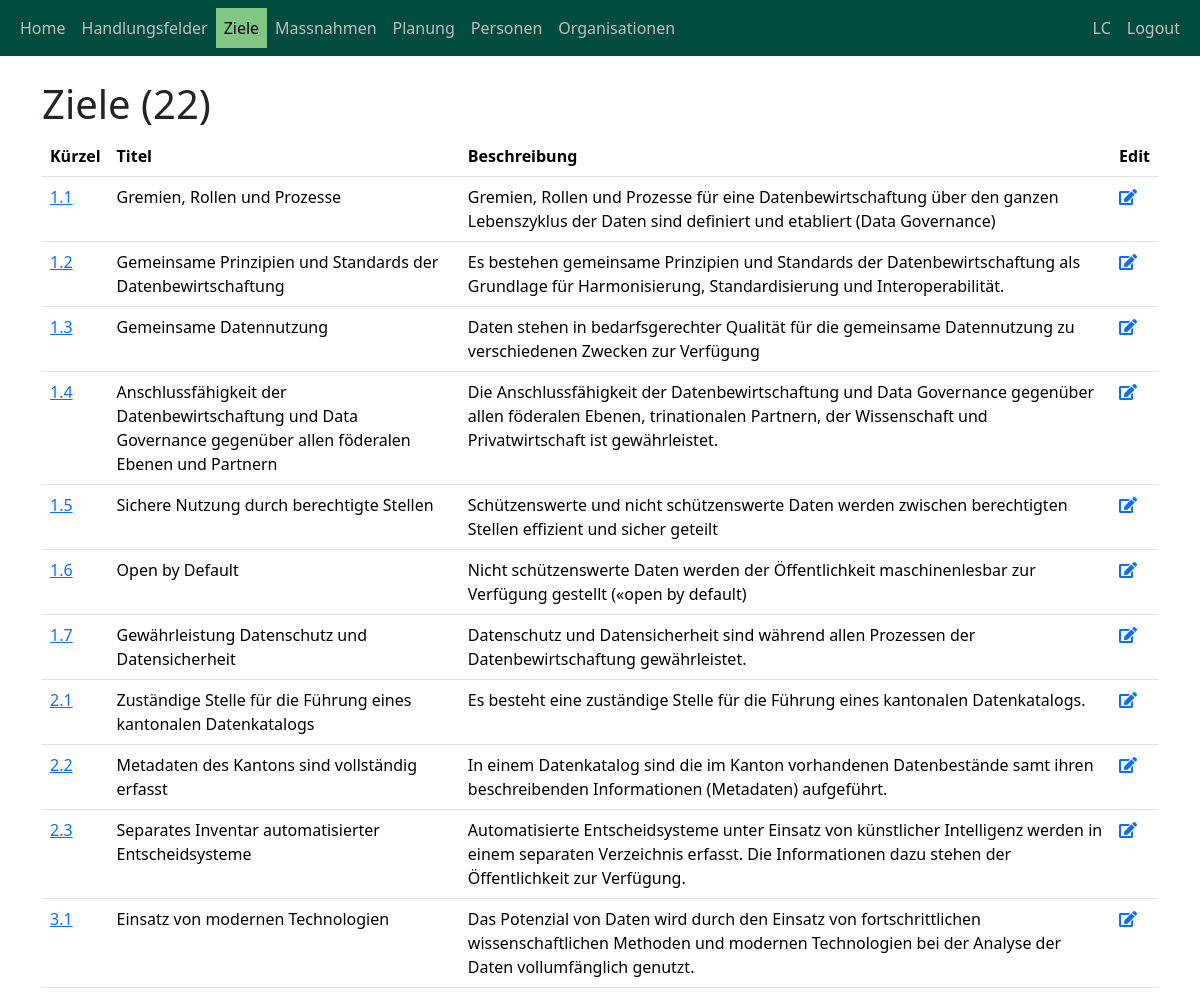
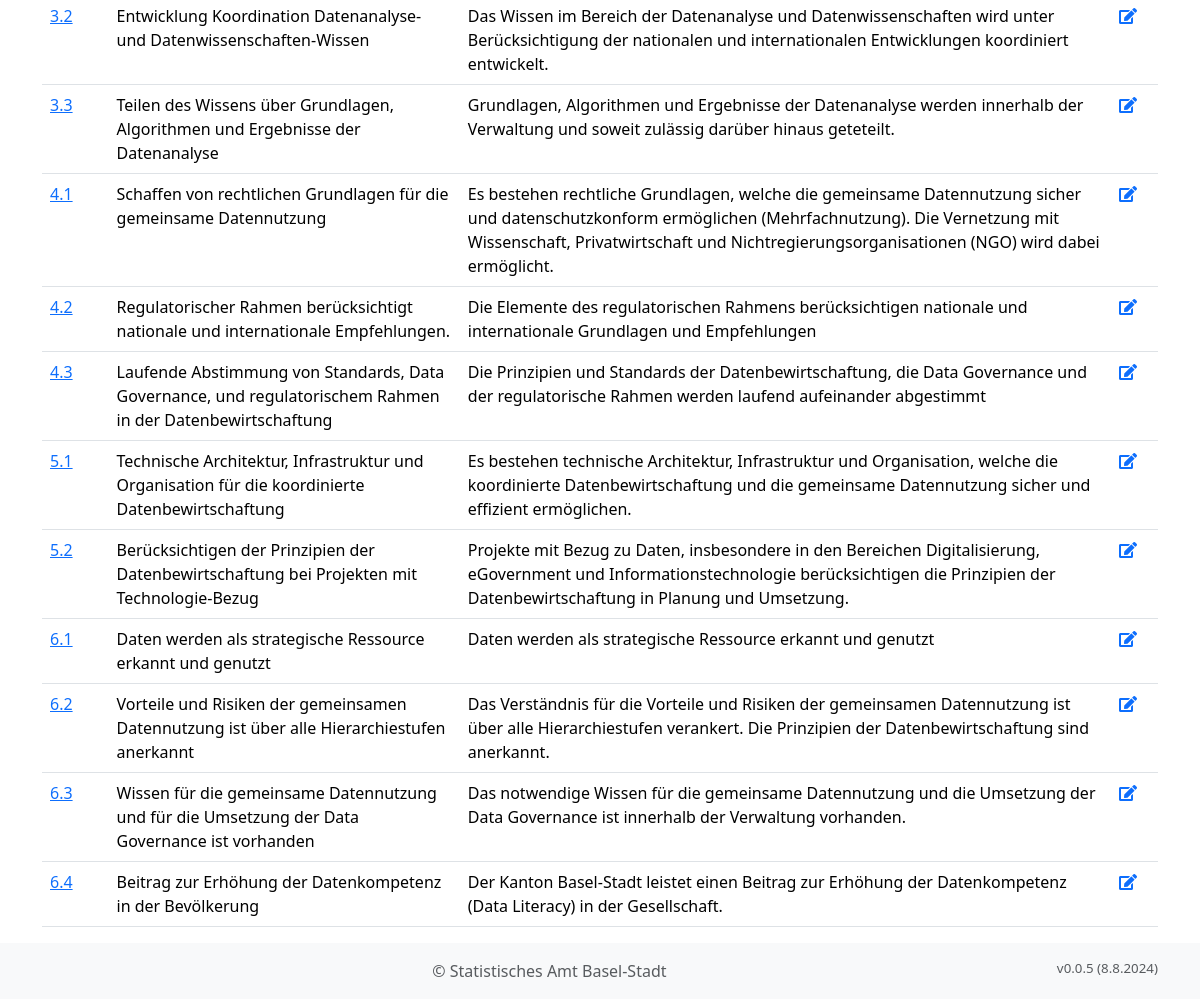
Page /ziele/ (signed in) on the earlier database version (2 pictures, top to bottom).
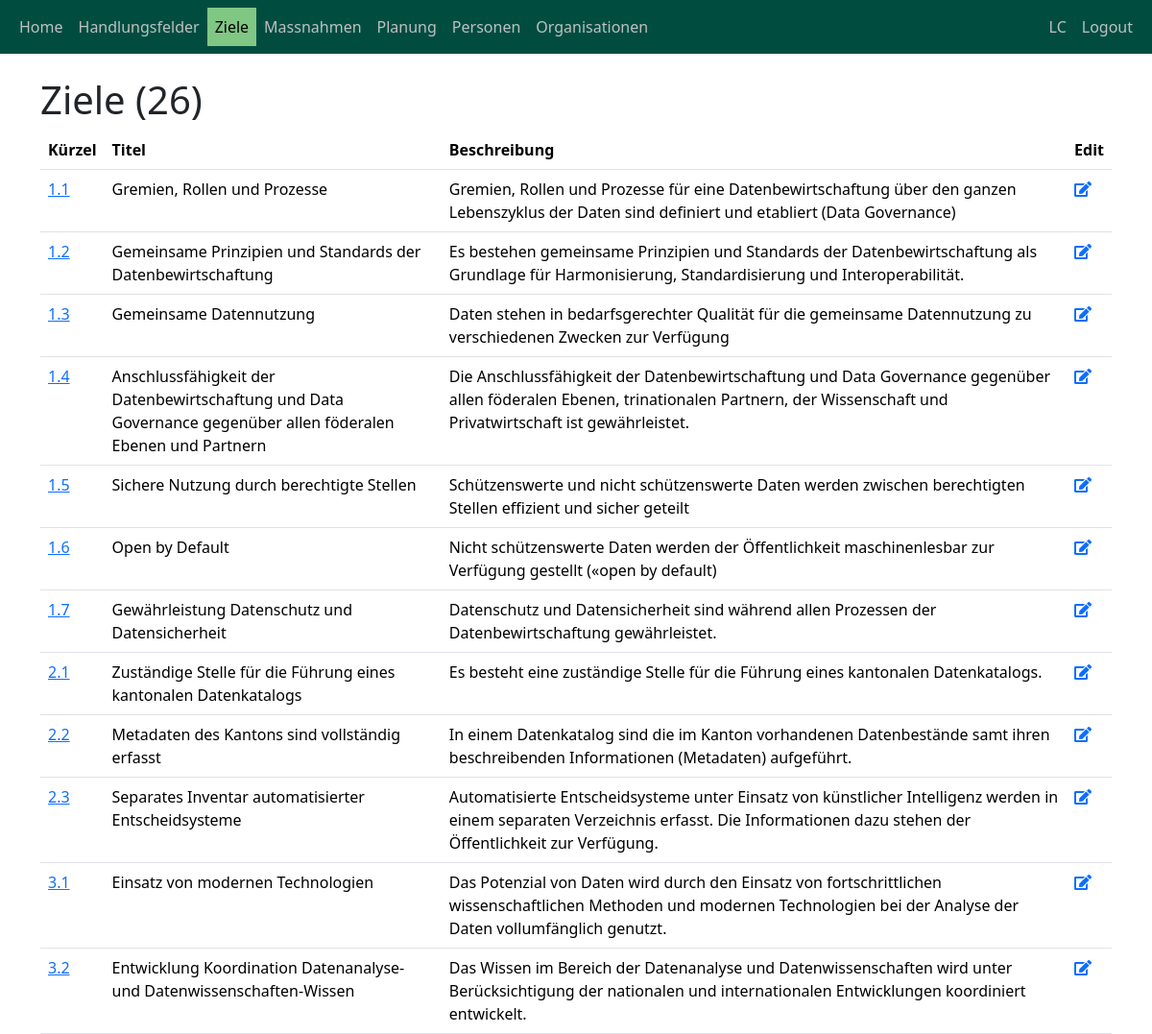
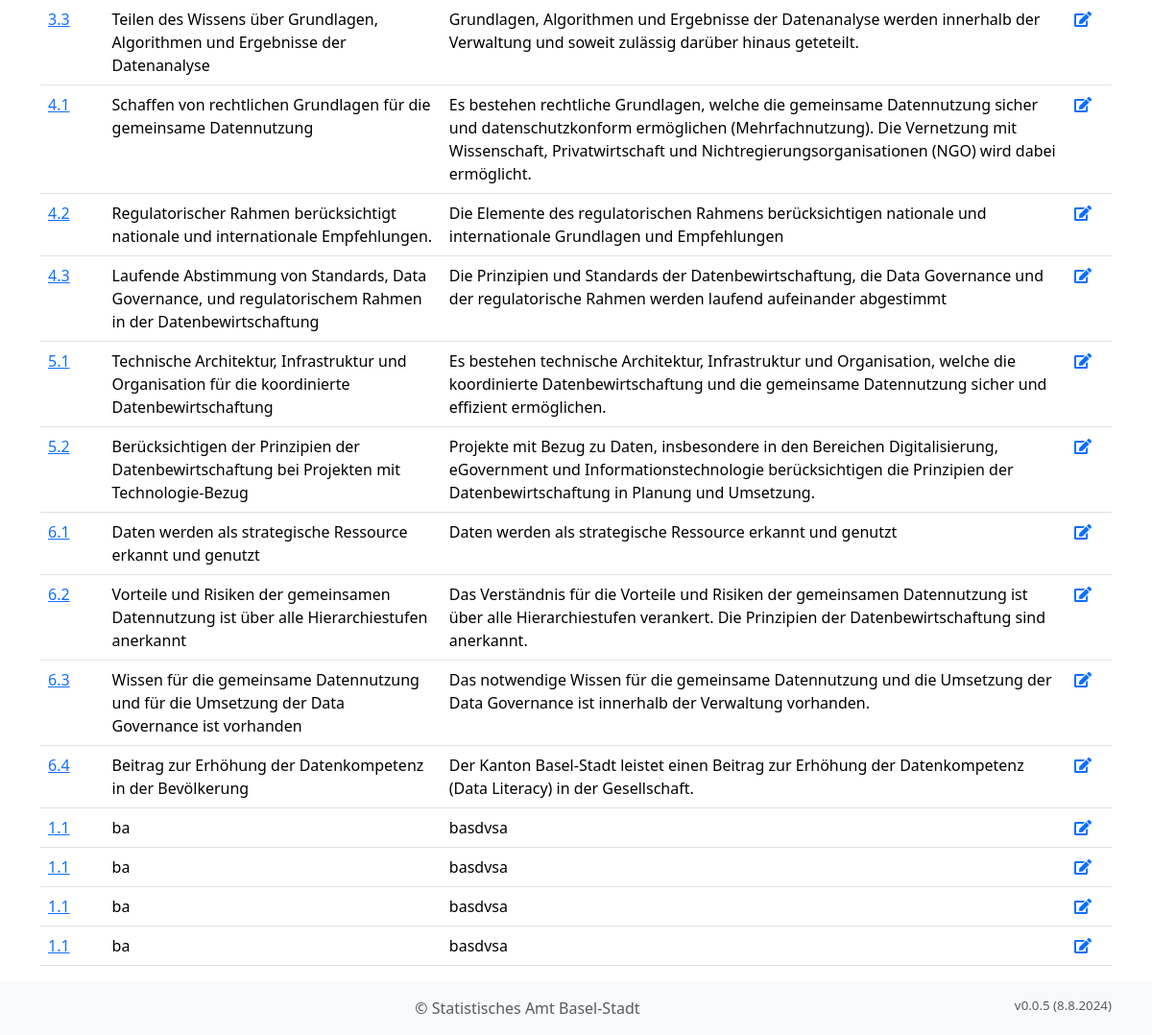
Same page on the later database version (2 pictures, top to bottom).
### objective_manager_app/models.py (models this page shows, shortened)
class BusinessObject(models.Model):
    strategie = models.ForeignKey("Strategie", on_delete=models.CASCADE)
    typ = models.ForeignKey("BusinessObjectTyp", on_delete=models.CASCADE, related_name="typ")
    vorgaenger = models.ForeignKey("self", on_delete=models.CASCADE, null=True, blank=True)
    kuerzel = models.CharField(max_length=10)
    titel = models.CharField(max_length=200, verbose_name="Titel")
    beschreibung = models.TextField(verbose_name="Beschreibung")
    erstellt_am = models.DateTimeField(auto_now_add=True, verbose_name="Erstellt am")
    erstellt_von = models.ForeignKey(User, on_delete=models.CASCADE, verbose_name="Erstellt von", blank=True)
    aufwand_personen_tage_plan = models.DecimalField(max_digits=10, decimal_places=2, verbose_name="Aufwand Personentage", default=0)
    aufwand_tsd_chf_plan = models.DecimalField(max_digits=10, decimal_places=2, verbose_name="Aufwand tsd CHF", default=0)
    jahr_start = models.IntegerField(verbose_name="Jahr Start", default=datetime.now().year)
    jahr_ende = models.IntegerField(verbose_name="Jahr Ende", default=datetime.now().year)
    anmerkung_initialisierung = models.TextField(verbose_name="Pol. Vorstoss", null=True, blank=True)
    bestehende_massnahme = models.ForeignKey("NeuBestehend", on_delete=models.CASCADE, blank=True, null=True, default=5, related_name="bestehende_massnahme", verbose_name="Bestehende/Neue Massnahme")
    objects = models.Manager()
    handlungsfelder = HandlungsfeldManager()
    ziele = ZielManager()
    massnahmen = MassnahmeManager()

### objective_manager_app/views.py (the view)
# urls.py: path("ziele/", views.ziele_list, name="ziele_list"),
def ziele_list(request):
    ziele = Ziel.objects.filter(strategie_id=request.session['strategie_id'])
    context = {
        'ziele': ziele,
        'strategie': get_strategie(request)
    }
    return render(request, "objective_manager_app/ziele_list.html", context)

### objective_manager_app/models.py (called while the page is built)
    def get_queryset(self):
        return super().get_queryset().filter(typ_id=3)

### objective_manager_app/templatetags/custom_filters.py (called while the page is built)
@register.filter(name='is_in_group')
def is_in_group(user, group_name):
    if user.is_authenticated:
        return user.groups.filter(name=group_name).exists()
    return False

### objective_manager_app/views.py (called while the page is built)
def get_strategie(request):
    strategie_auswahl_id = request.session.get('strategie_id', None)
    return Strategie.objects.get(id=strategie_auswahl_id) if strategie_auswahl_id else None

### templates/objective_manager_app/ziele_list.html (shortened to what this page needs)
{% extends "base.html" %}
{% load custom_filters %}
{% block content %}
    <div class="container">
        <h1>Ziele  ({{ ziele|length }})</h1>
        <table class="table">
            <thead>
                <tr>
                    <th>Kürzel</th>
                    <th>Titel</th>
                    <th>Beschreibung</th>
                    {% if request.user|is_in_group:"admins" %}
                        <th>Edit</th>
                    {% endif %}
                </tr>
            </thead>
            <tbody>
                {% for ziel in ziele %}
                <tr>
                    <td><a href="{% url 'ziel_detail' ziel.pk %}">{{ ziel.kuerzel }}</a></td>
                    <td>{{ ziel.titel }}</td>
                    <td>{{ ziel.beschreibung }}</td>
                    {% if request.user|is_in_group:"admins" %}
                        <td><a href="{% url 'ziel_edit' ziel.pk %}"><i class="fas fa-edit"></i></a></td>
                    {% endif %}
                </tr>
                {% endfor %}
            </tbody>
        </table>
    </div>
{% endblock %}

Differences in the rows shown:
added BusinessObject: kuerzel "1.1", titel "ba", beschreibung "basdvsa"
added BusinessObject: kuerzel "1.1", titel "ba", beschreibung "basdvsa"
added BusinessObject: kuerzel "1.1", titel "ba", beschreibung "basdvsa"
added BusinessObject: kuerzel "1.1", titel "ba", beschreibung "basdvsa"
Other differences:
{{ ziele|length }}: "22" → "26"
